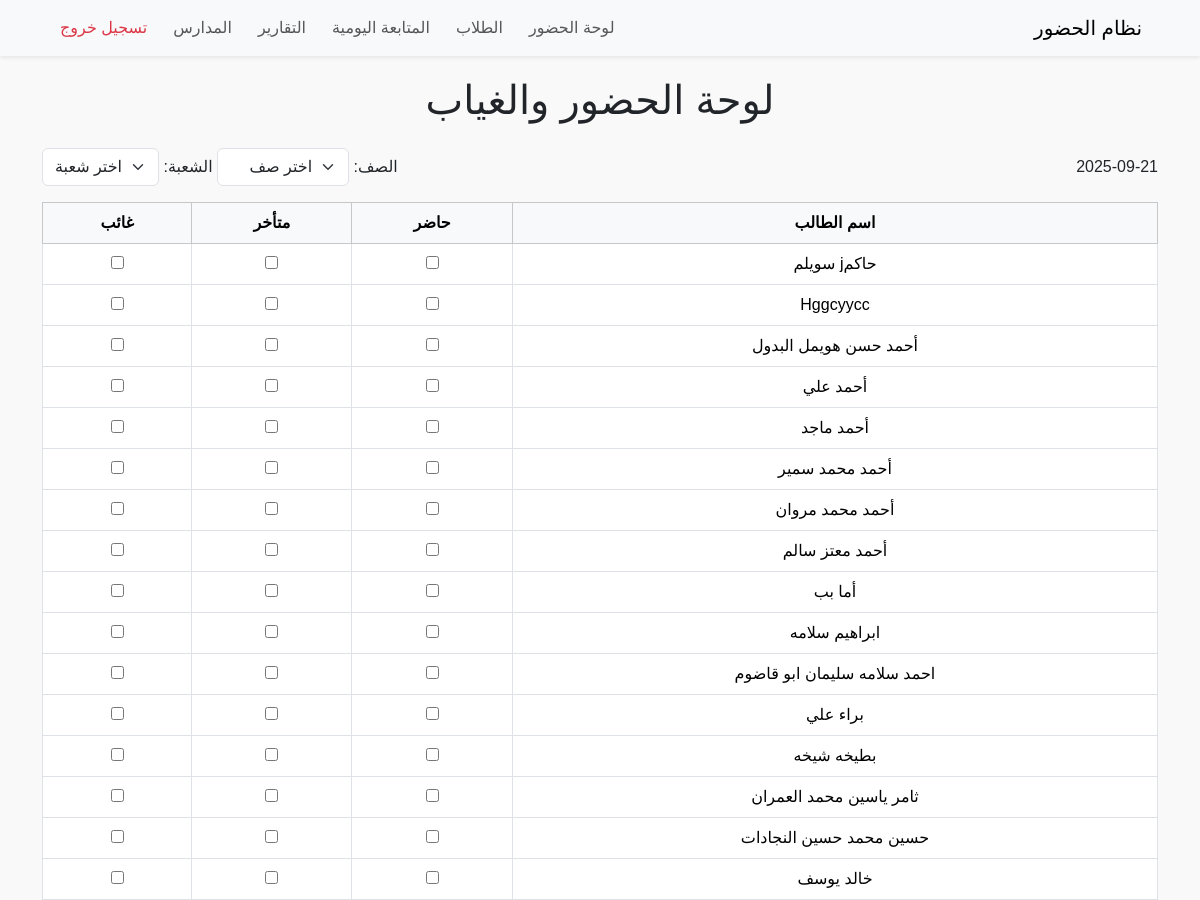
The page / (signed in, upper part) on the database as committed earlier.
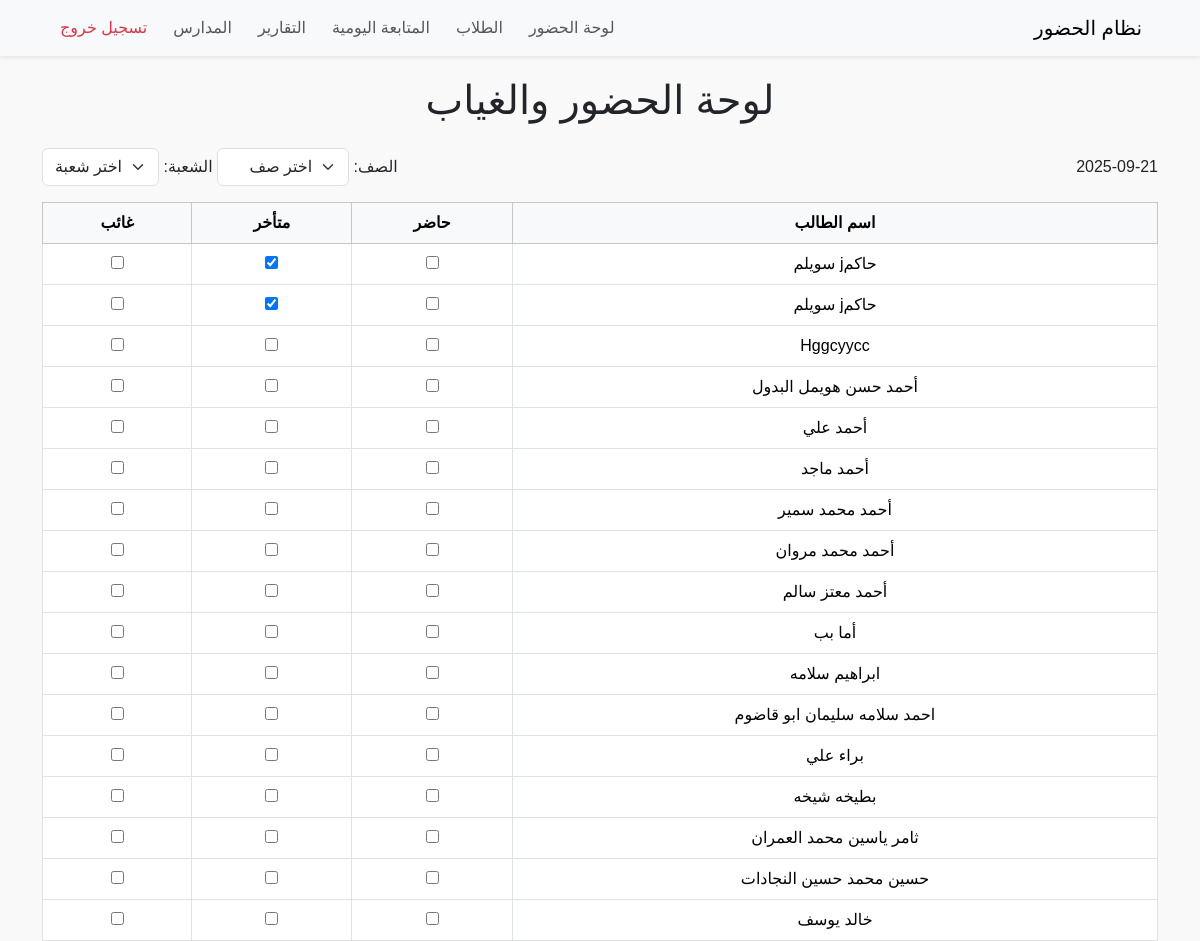
The same page on the database as committed later.
### tables this page shows
CREATE TABLE students (
    id INTEGER PRIMARY KEY AUTOINCREMENT,
    student_name TEXT NOT NULL,
    username TEXT,
    password TEXT
, class_name TEXT, section TEXT, school_id INTEGER REFERENCES schools(id));

CREATE TABLE attendance (
    id INTEGER PRIMARY KEY AUTOINCREMENT,
    student_id INTEGER NOT NULL,
    date TEXT NOT NULL,
    status TEXT NOT NULL,  -- 'present', 'late', 'absent'
    FOREIGN KEY(student_id) REFERENCES students(id)
);

### attendance.py (the view)
@login_required
def dashboard():
    conn = get_db_connection()
    today = date.today().isoformat()
    students = conn.execute('''
        SELECT s.id, s.student_name, s.class_name, s.section, a.status
        FROM students s
        LEFT JOIN attendance a
        ON s.id = a.student_id AND a.date = ?
        ORDER BY s.student_name
    ''', (today,)).fetchall()
    classes = sorted(set([row["class_name"] for row in students if row["class_name"]]))
    sections = sorted(set([row["section"] for row in students if row["section"]]))
    conn.close()
    return render_template(
        'dashboard.html',
        students=students,
        today=today,
        classes=classes,
        sections=sections
    )

### auth.py (called while the page is built)
def login_required(f):
    @wraps(f)
    def decorated_function(*args, **kwargs):
        if 'user' not in session:
            return redirect(url_for('login'))
        return f(*args, **kwargs)
    return decorated_function

### db.py (called while the page is built)
def get_db_connection():
    conn = sqlite3.connect(DB_NAME)
    conn.row_factory = sqlite3.Row
    return conn

### templates/dashboard.html
{% include 'partials/header.html' %}
{% include 'partials/navbar.html' %}
<main>
    <h1 class="text-center mb-4">لوحة الحضور والغياب</h1>
    {% include 'partials/dashboard_table.html' %}
</main>
{% include 'partials/footer.html' %}

### templates/partials/dashboard_table.html (shortened to what this page needs)
<div class="container mt-4">
    <div class="d-flex justify-content-between mb-3 align-items-center">
        <div id="today">
            {{ today }}
        </div>
        <div>
            <label>الصف:</label>
            <select id="classSelect" class="form-select d-inline-block w-auto">
                <option value="">اختر صف</option>
            </select>
            <label>الشعبة:</label>
            <select id="sectionSelect" class="form-select d-inline-block w-auto">
                <option value="">اختر شعبة</option>
            </select>
        </div>
    </div>
    <table class="table table-bordered text-center" id="attendanceTable">
        <thead class="table-light sticky-top">
            <tr>
                <th>اسم الطالب</th>
                <th>حاضر</th>
                <th>متأخر</th>
                <th>غائب</th>
            </tr>
        </thead>
        <tbody>
            {% for student in students|sort(attribute='student_name') %}
            <tr data-class="{{ student.class_name }}" data-section="{{ student.section }}">
                <td>{{ student.student_name }}</td>
                <td>
                    <input type="checkbox" class="attendance-checkbox"
                           data-student-id="{{ student.id }}"
                           data-status="present"
                           {% if student.status == 'present' %}checked{% endif %}>
                </td>
                <td>
                    <input type="checkbox" class="attendance-checkbox"
                           data-student-id="{{ student.id }}"
                           data-status="late"
                           {% if student.status == 'late' %}checked{% endif %}>
                </td>
                <td>
                    <input type="checkbox" class="attendance-checkbox"
                           data-student-id="{{ student.id }}"
                           data-status="absent"
                           {% if student.status == 'absent' %}checked{% endif %}>
                </td>
            </tr>
            {% endfor %}
        </tbody>
    </table>
</div>

Rows that differ between the two databases and show on the page:
no longer on this page (row unchanged): students: student_name "حاكمj سويلم"
added attendance: student_name "حاكمj سويلم", status "☑"
added attendance: student_name "حاكمj سويلم", status "☑"
